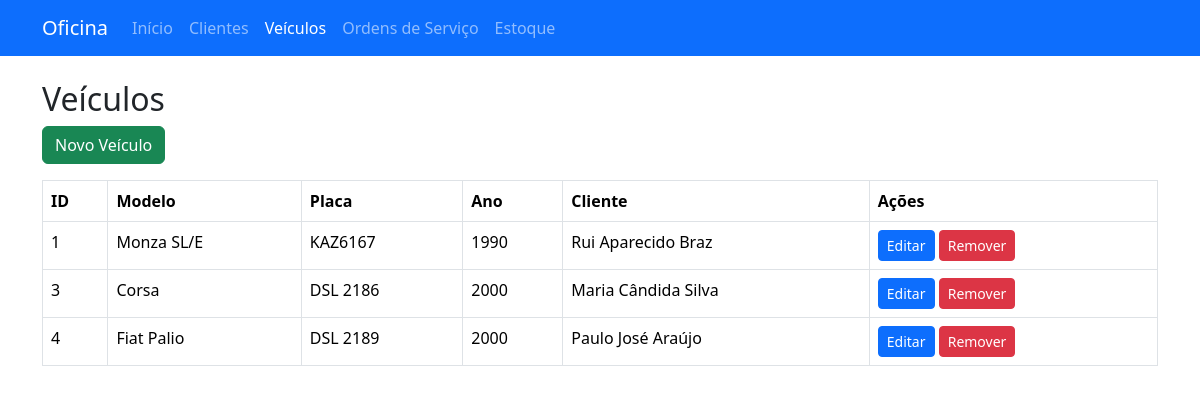
Page /veiculos on the committed database.
### models.py (models this page shows)
class Veiculo(db.Model):
    __tablename__ = "veiculo"
    id = db.Column(db.Integer, primary_key=True)
    modelo = db.Column(db.String(100), nullable=False)
    placa = db.Column(db.String(20), nullable=False)
    ano = db.Column(db.String(10))
    cliente_id = db.Column(db.Integer, db.ForeignKey('cliente.id'), nullable=False)
    ordens = db.relationship('OrdemServico', backref='veiculo', lazy=True)

class Cliente(db.Model):
    __tablename__ = "cliente"
    id = db.Column(db.Integer, primary_key=True)
    nome = db.Column(db.String(100), nullable=False)
    telefone = db.Column(db.String(30), nullable=False)
    email = db.Column(db.String(100))
    veiculos = db.relationship('Veiculo', backref='cliente', lazy=True)

### app.py (the view)
@app.route('/veiculos')
def veiculos():
    lista = Veiculo.query.all()
    return render_template('veiculos.html', veiculos=lista)

### templates/veiculos.html
{% extends 'base.html' %}
{% block conteudo %}
<h2>Veículos</h2>
<a href="{{ url_for('veiculo_novo') }}" class="btn btn-success mb-3">Novo Veículo</a>
<table class="table table-bordered">
    <thead>
        <tr>
            <th>ID</th>
            <th>Modelo</th>
            <th>Placa</th>
            <th>Ano</th>
            <th>Cliente</th>
            <th>Ações</th>
        </tr>
    </thead>
    <tbody>
    {% for veiculo in veiculos %}
        <tr>
            <td>{{ veiculo.id }}</td>
            <td>{{ veiculo.modelo }}</td>
            <td>{{ veiculo.placa }}</td>
            <td>{{ veiculo.ano }}</td>
            <td>{{ veiculo.cliente.nome }}</td>
            <td>
                <a href="{{ url_for('veiculo_editar', id=veiculo.id) }}" class="btn btn-primary btn-sm">Editar</a>
                <form action="{{ url_for('veiculo_deletar', id=veiculo.id) }}" method="POST" style="display:inline;" onsubmit="return confirm('Tem certeza?');">
                    <button class="btn btn-danger btn-sm" type="submit">Remover</button>
                </form>
            </td>
        </tr>
    {% endfor %}
    </tbody>
</table>
{% endblock %}

### rows in the picture
Veiculo: id "1", modelo "Monza SL/E", placa "KAZ6167", ano "1990", cliente.nome "Rui Aparecido Braz"
Veiculo: id "3", modelo "Corsa", placa "DSL 2186", ano "2000", cliente.nome "Maria Cândida Silva"
Veiculo: id "4", modelo "Fiat Palio", placa "DSL 2189", ano "2000", cliente.nome "Paulo José Araújo"
